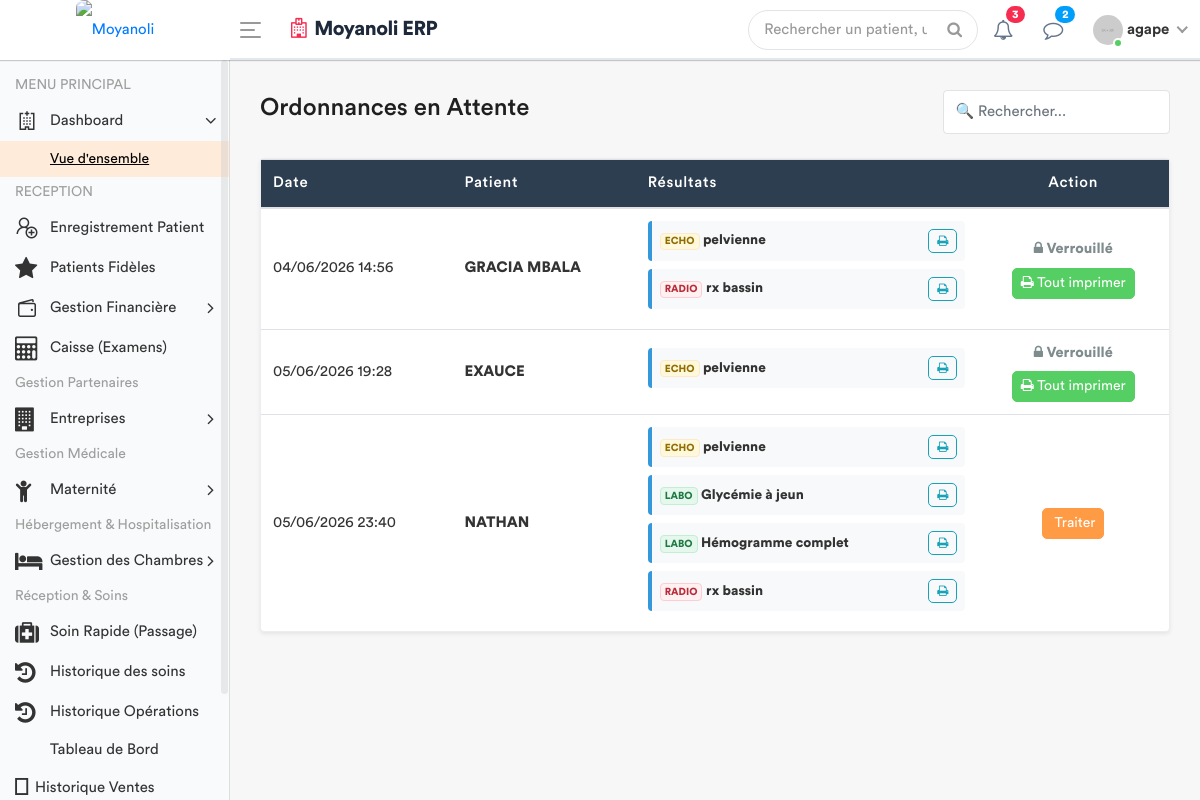
Page /medecin/salle-d-attente/ (signed in) on the earlier database version.
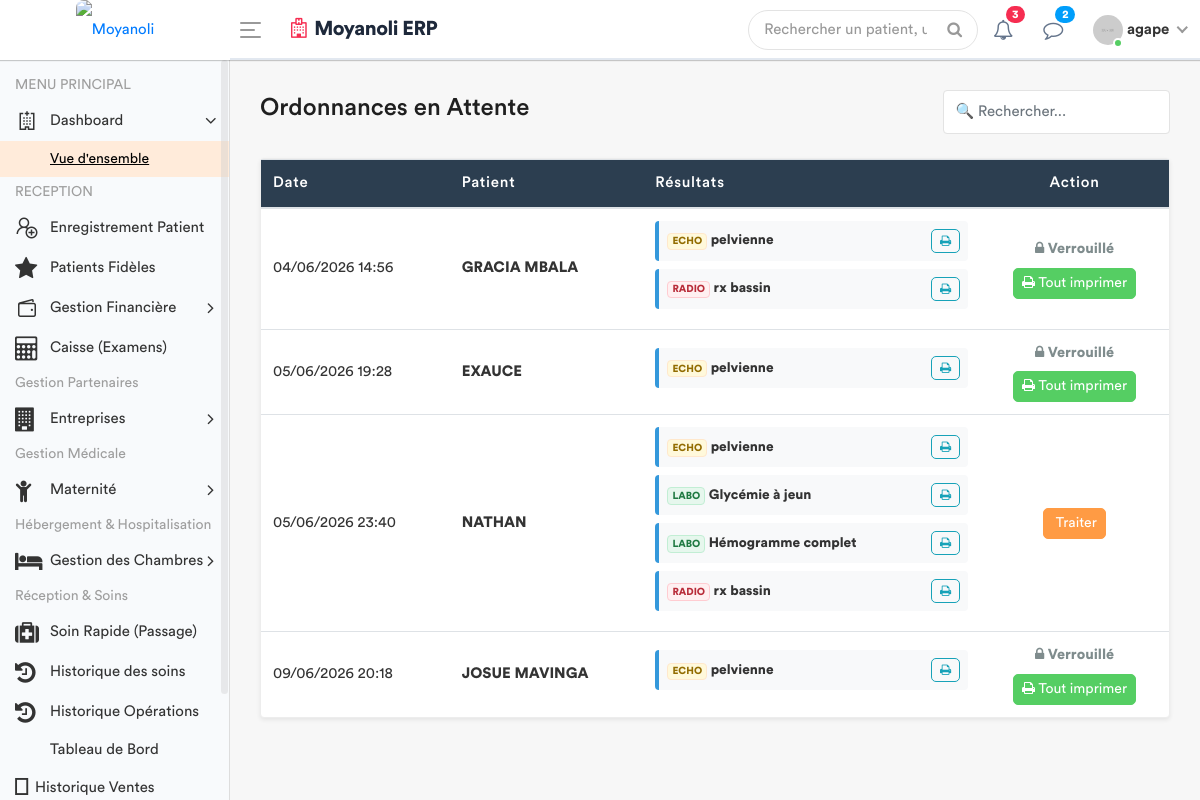
Same page on the later database version.
### apps/models.py (models this page shows, shortened)
class Consultation(models.Model):
    triage = models.OneToOneField(SigneVital, db_index=True, on_delete=models.CASCADE)
    medecin = models.ForeignKey(settings.AUTH_USER_MODEL, on_delete=models.SET_NULL, null=True)
    motif_consultation = models.TextField(verbose_name="Motif")
    histoire_maladie = models.TextField(verbose_name="Histoire de la maladie")
    examen_physique = models.TextField(verbose_name="Examen physique")
    complement_d_anamnese = models.CharField(max_length=200, null=True)
    hypothese_diagnostique = models.TextField(verbose_name="Hypothèse diagnostique")
    date_creation = models.DateTimeField(default=timezone.now)
    consultation_payee = models.BooleanField(default=False, verbose_name="Consultation payée")

class SigneVital(models.Model):
    patient = models.ForeignKey(Patient, on_delete=models.CASCADE)
    temperature = models.DecimalField(max_digits=4, decimal_places=1)
    poids = models.DecimalField(max_digits=5, decimal_places=2)
    tension_arterielle = models.CharField(max_length=10)
    frequence_cardiaque = models.IntegerField()
    frequence_respiratoire = models.IntegerField(null=True, blank=True)
    saturation_oxygene = models.IntegerField(null=True, blank=True)
    date_prelevement = models.DateTimeField(default=timezone.now)
    infirmier = models.ForeignKey(User, on_delete=models.SET_NULL, null=True)
    est_consulte = models.BooleanField(default=False)

class Patient(models.Model):
    TYPE_CHOICES = [
        ('SIMPLE', 'Patient Simple'),
        ('FIDELE', 'Patient Fidèle'),
        ('CONVENTIONNE', 'Patient Conventionné'),
    ]
    code_patient = models.CharField(max_length=20, unique=True, editable=False)
    noms = models.CharField(max_length=100)
    service = models.ForeignKey('Service', on_delete=models.PROTECT, related_name='patients', null=True)
    sexe = models.CharField(max_length=1, choices=[('M', 'Masculin'), ('F', 'Féminin')])
    age = models.CharField(max_length=30)
    adresse = models.TextField()
    telephone = models.CharField(max_length=20)
    type_patient = models.CharField(max_length=15, choices=TYPE_CHOICES, default='SIMPLE')
    a_carte_fidelite = models.BooleanField(default=False, verbose_name="Possède carte de fidélité")
    entreprise = models.ForeignKey('Entreprise', on_delete=models.SET_NULL, null=True, blank=True, verbose_name="Entreprise (si conventionné)")
    fiche_payee = models.BooleanField(default=False)
    created_by = models.ForeignKey(User, on_delete=models.SET_NULL, null=True, related_name='patients_crees')
    date_creation = models.DateTimeField(auto_now_add=True)
    date_modification = models.DateTimeField(auto_now=True)

class DemandeExamen(models.Model):
    STATUT = [
        ('EN_ATTENTE', 'En attente'),
        ('TERMINE', 'Terminé'),
        ('ANNULE', 'Annulé'),
    ]
    consultation = models.ForeignKey(Consultation, related_name='examens', on_delete=models.CASCADE)
    prestation = models.ForeignKey(Prestation, on_delete=models.PROTECT)
    indication = models.TextField(blank=True, help_text="Note du médecin pour le technicien")
    resultat = models.TextField(blank=True, null=True)
    image_resultat = models.ImageField(upload_to='resultats_examens/', blank=True, null=True)
    technicien = models.ForeignKey(
        settings.AUTH_USER_MODEL,
        related_name='examens_realises',
        on_delete=models.SET_NULL,
        null=True,
        blank=True
    )
    statut = models.CharField(max_length=20, choices=STATUT, default='EN_ATTENTE')
    date_demande = models.DateTimeField(default=timezone.now)
    date_realisation = models.DateTimeField(null=True, blank=True)
    quantite = models.PositiveIntegerField(default=1)

class Prestation(models.Model):
    CATEGORIES = [
        ('ADM', 'Administratif'),
        ('CONS', 'Consultation'),
        ('LABO', 'Laboratoire'),
        ('SOIN', 'Soins'),
        ('ECHO', 'Échographie'),
        ('RADIO', 'Radiologie'),
        ('MED', 'Acte Médical'),
        ('CHIR', 'Acte Chirurgical'),
        ('CONS_MAT', 'Consultation Maternité'), # Nouvelle catégorie
        ('MAT', 'Forfait Maternité / Accouchement'), # Catégorie existante
    ]
    libelle = models.CharField(max_length=200, verbose_name="Libellé")
    categorie = models.CharField(max_length=10, choices=CATEGORIES, verbose_name="Catégorie")
    prix = models.DecimalField(max_digits=10, decimal_places=2, default=Decimal('0.00'), verbose_name="Prix (USD)")
    valeur_normale = models.CharField(
        max_length=150, blank=True, null=True,
        verbose_name="Valeur Normale / Référence (Labo uniquement)",
        help_text="Ex: 70-110 mg/dl, Négatif, etc."
    )
    class Meta:
        verbose_name = "Prestation"
        verbose_name_plural = "Prestations"

### apps/views.py (the view, shortened to what this page needs)
# urls.py: path('medecin/salle-d-attente/', views.liste_attente_ordonnance_view, name='liste_attente_medecin'),
@login_required
def liste_attente_ordonnance_view(request):
    consultations_en_attente = Consultation.objects.filter(
        examens__statut='TERMINE'
    ).prefetch_related('examens', 'ordonnance_set').distinct()
    role = Fonction.objects.filter(userKey=request.user).first()
    fonctionKey = role.fonctionKey.roleName if role and role.fonctionKey else None
    return render(request, 'back-end/medecin/liste_attente.html', {
        'consultations_en_attente': consultations_en_attente,
        'fonctionKey': fonctionKey
    })

### apps/templates/back-end/medecin/liste_attente.html (shortened to what the changed rows need)
{% load static %}
<!DOCTYPE html>
<html lang="fr">
<head>
    {% include 'back-end/includes/css.html' %}
</head>
<body>
    <div class="main-wrapper">
        <div class="page-wrapper">
            <div class="content container-fluid">
                <div class="card shadow-sm">
                    <div class="card-body p-0">
                        <div class="table-responsive">
                            <table class="table table-hover mb-0" id="tablePatients">
                                <thead style="background: #2c3e50; color: white;">
                                    <tr>
                                        <th>Date</th>
                                        <th>Patient</th>
                                        <th>Résultats</th>
                                        <th class="text-center">Action</th>
                                    </tr>
                                </thead>
                                <tbody>
                                    {% for c in consultations_en_attente %}
                                    <tr>
                                        <td class="align-middle">{{ c.triage.date_prelevement|date:"d/m/Y H:i" }}</td>
                                        <td class="align-middle"><strong>{{ c.triage.patient.noms }}</strong></td>
                                        <td class="align-middle">
                                            {% for exam in c.examens.all %}
                                                {% if exam.statut == 'TERMINE' %}
                                                <div class="exam-card">
                                                    <div>
                                                        <span class="badge {% if exam.prestation.categorie == 'LABO' %}badge-labo{% elif exam.prestation.categorie == 'RADIO' %}badge-radio{% else %}badge-echo{% endif %}">
                                                            {{ exam.prestation.categorie }}
                                                        </span>
                                                        <strong>{{ exam.prestation.libelle }}</strong>
                                                    </div>
                                                    <a href="{% url 'imprimer_resultat' exam.id %}" target="_blank" class="btn btn-outline-info btn-exam"><i class="fa fa-print"></i></a>
                                                </div>
                                                {% endif %}
                                            {% endfor %}
                                        </td>
                                        <td class="text-center align-middle">
                                            {% if c.ordonnance_set.exists %}
                                                <div class="status-locked"><i class="fa fa-lock"></i> Verrouillé</div>
                                                <a href="{% url 'imprimer_consultation' c.id %}" target="_blank" class="btn btn-success btn-sm mt-2"><i class="fa fa-print"></i> Tout imprimer</a>
                                            {% else %}
                                                <button type="button" class="btn btn-primary btn-sm" data-toggle="modal" data-target="#modal{{ c.id }}">
                                                     Traiter
                                                </button>
                                            {% endif %}
                                        </td>
                                    </tr>
                                    {% endfor %}
                                </tbody>
                            </table>
                        </div>
                    </div>
                </div>
            </div>
        </div>
    </div>
</body>
</html>

Differences in the rows shown:
added Consultation: triage.date_prelevement "09/06/2026 20:18", triage.patient.noms "JOSUE MAVINGA", shows "Verrouillé"
added DemandeExamen: prestation.categorie "ECHO", prestation.libelle "pelvienne", shown under "09/06/2026 20:18"
